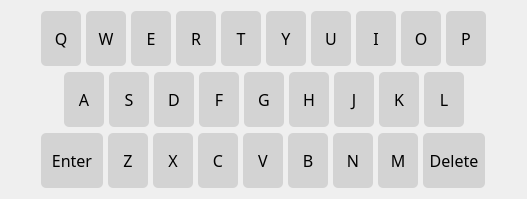
         <widget class="QWidget" name="KeyboardWidget" native="true">
          <property name="styleSheet">
           <string notr="true">QPushButton {
	font-size: 16px;
	font-family: Yu Ghotic UI Semibold;
	background-color: lightgray;
	border-radius: 5px;
}</string>
          </property>
          <layout class="QVBoxLayout" name="verticalLayout_2">
           <property name="leftMargin">
            <number>1</number>
           </property>
           <property name="rightMargin">
            <number>1</number>
           </property>
           <item>
            <layout class="QHBoxLayout" name="KeyGroupLayout1">
             <property name="spacing">
              <number>5</number>
             </property>
             <property name="leftMargin">
              <number>0</number>
             </property>
             <property name="rightMargin">
              <number>0</number>
             </property>
             <item>
              <spacer name="horizontalSpacer_5">
               <property name="orientation">
                <enum>Qt::Horizontal</enum>
               </property>
               <property name="sizeHint" stdset="0">
                <size>
                 <width>40</width>
                 <height>20</height>
                </size>
               </property>
              </spacer>
             </item>
             <item>
              <widget class="QPushButton" name="QKey">
               <property name="minimumSize">
                <size>
                 <width>40</width>
                 <height>55</height>
                </size>
               </property>
               <property name="maximumSize">
                <size>
                 <width>40</width>
                 <height>55</height>
                </size>
               </property>
               <property name="text">
                <string>Q</string>
               </property>
               <attribute name="buttonGroup">
                <string notr="true">Keyboard</string>
               </attribute>
              </widget>
             </item>
             <item>
              <widget class="QPushButton" name="WKey">
               <property name="minimumSize">
                <size>
                 <width>40</width>
                 <height>55</height>
                </size>
               </property>
               <property name="maximumSize">
                <size>
                 <width>40</width>
                 <height>55</height>
                </size>
               </property>
               <property name="text">
                <string>W</string>
               </property>
               <attribute name="buttonGroup">
                <string notr="true">Keyboard</string>
               </attribute>
              </widget>
             </item>
             <item>
              <widget class="QPushButton" name="EKey">
               <property name="minimumSize">
                <size>
                 <width>40</width>
                 <height>55</height>
                </size>
               </property>
               <property name="maximumSize">
                <size>
                 <width>40</width>
                 <height>55</height>
                </size>
               </property>
               <property name="text">
                <string>E</string>
               </property>
               <attribute name="buttonGroup">
                <string notr="true">Keyboard</string>
               </attribute>
              </widget>
             </item>
             <item>
              <widget class="QPushButton" name="RKey">
               <property name="minimumSize">
                <size>
                 <width>40</width>
                 <height>55</height>
                </size>
               </property>
               <property name="maximumSize">
                <size>
                 <width>40</width>
                 <height>55</height>
                </size>
               </property>
               <property name="text">
                <string>R</string>
               </property>
               <attribute name="buttonGroup">
                <string notr="true">Keyboard</string>
               </attribute>
              </widget>
             </item>
             <item>
              <widget class="QPushButton" name="TKey">
               <property name="minimumSize">
                <size>
                 <width>40</width>
                 <height>55</height>
                </size>
               </property>
               <property name="maximumSize">
                <size>
                 <width>40</width>
                 <height>55</height>
                </size>
               </property>
               <property name="text">
                <string>T</string>
               </property>
               <attribute name="buttonGroup">
                <string notr="true">Keyboard</string>
               </attribute>
              </widget>
             </item>
             <item>
              <widget class="QPushButton" name="YKey">
               <property name="minimumSize">
                <size>
                 <width>40</width>
                 <height>55</height>
                </size>
               </property>
               <property name="maximumSize">
                <size>
                 <width>40</width>
                 <height>55</height>
                </size>
               </property>
               <property name="text">
                <string>Y</string>
               </property>
               <attribute name="buttonGroup">
                <string notr="true">Keyboard</string>
               </attribute>
              </widget>
             </item>
             <item>
              <widget class="QPushButton" name="UKey">
               <property name="minimumSize">
                <size>
                 <width>40</width>
                 <height>55</height>
                </size>
               </property>
               <property name="maximumSize">
                <size>
                 <width>40</width>
                 <height>55</height>
                </size>
               </property>
               <property name="text">
                <string>U</string>
               </property>
               <attribute name="buttonGroup">
                <string notr="true">Keyboard</string>
               </attribute>
              </widget>
             </item>
             <item>
              <widget class="QPushButton" name="IKey">
               <property name="minimumSize">
                <size>
                 <width>40</width>
                 <height>55</height>
                </size>
               </property>
               <property name="maximumSize">
                <size>
                 <width>40</width>
                 <height>55</height>
                </size>
               </property>
               <property name="text">
                <string>I</string>
               </property>
               <attribute name="buttonGroup">
                <string notr="true">Keyboard</string>
               </attribute>
              </widget>
             </item>
             <item>
              <widget class="QPushButton" name="OKey">
               <property name="minimumSize">
                <size>
                 <width>40</width>
                 <height>55</height>
                </size>
               </property>
               <property name="maximumSize">
                <size>
                 <width>40</width>
                 <height>55</height>
                </size>
               </property>
               <property name="text">
                <string>O</string>
               </property>
               <attribute name="buttonGroup">
                <string notr="true">Keyboard</string>
               </attribute>
              </widget>
             </item>
             <item>
              <widget class="QPushButton" name="PKey">
               <property name="sizePolicy">
                <sizepolicy hsizetype="Minimum" vsizetype="Fixed">
                 <horstretch>55</horstretch>
                 <verstretch>65</verstretch>
                </sizepolicy>
               </property>
               <property name="minimumSize">
                <size>
                 <width>40</width>
                 <height>55</height>
                </size>
               </property>
               <property name="maximumSize">
                <size>
                 <width>40</width>
                 <height>55</height>
                </size>
               </property>
               <property name="text">
                <string>P</string>
               </property>
               <attribute name="buttonGroup">
                <string notr="true">Keyboard</string>
               </attribute>
              </widget>
             </item>
             <item>
              <spacer name="horizontalSpacer_6">
               <property name="orientation">
                <enum>Qt::Horizontal</enum>
               </property>
               <property name="sizeHint" stdset="0">
                <size>
                 <width>40</width>
                 <height>20</height>
                </size>
               </property>
              </spacer>
             </item>
            </layout>
           </item>
           <item>
            <layout class="QHBoxLayout" name="KeyGroupLayout2">
             <property name="spacing">
              <number>5</number>
             </property>
             <property name="leftMargin">
              <number>0</number>
             </property>
             <property name="topMargin">
              <number>0</number>
             </property>
             <property name="rightMargin">
              <number>0</number>
             </property>
             <item>
              <spacer name="horizontalSpacer_3">
               <property name="orientation">
                <enum>Qt::Horizontal</enum>
               </property>
               <property name="sizeHint" stdset="0">
                <size>
                 <width>40</width>
                 <height>20</height>
                </size>
               </property>
              </spacer>
             </item>
             <item>
              <widget class="QPushButton" name="AKey">
               <property name="minimumSize">
                <size>
                 <width>40</width>
                 <height>55</height>
                </size>
               </property>
               <property name="maximumSize">
                <size>
                 <width>40</width>
                 <height>55</height>
                </size>
               </property>
               <property name="text">
                <string>A</string>
               </property>
               <attribute name="buttonGroup">
                <string notr="true">Keyboard</string>
               </attribute>
              </widget>
             </item>
             <item>
              <widget class="QPushButton" name="SKey">
               <property name="minimumSize">
                <size>
                 <width>40</width>
                 <height>55</height>
                </size>
               </property>
               <property name="maximumSize">
                <size>
                 <width>40</width>
                 <height>55</height>
                </size>
               </property>
               <property name="text">
                <string>S</string>
               </property>
               <attribute name="buttonGroup">
                <string notr="true">Keyboard</string>
               </attribute>
              </widget>
             </item>
             <item>
              <widget class="QPushButton" name="DKey">
               <property name="minimumSize">
                <size>
                 <width>40</width>
                 <height>55</height>
                </size>
               </property>
               <property name="maximumSize">
                <size>
                 <width>40</width>
                 <height>55</height>
                </size>
               </property>
               <property name="text">
                <string>D</string>
               </property>
               <attribute name="buttonGroup">
                <string notr="true">Keyboard</string>
               </attribute>
              </widget>
             </item>
             <item>
              <widget class="QPushButton" name="FKey">
               <property name="minimumSize">
                <size>
                 <width>40</width>
                 <height>55</height>
                </size>
               </property>
               <property name="maximumSize">
                <size>
                 <width>40</width>
                 <height>55</height>
                </size>
               </property>
               <property name="text">
                <string>F</string>
               </property>
               <attribute name="buttonGroup">
                <string notr="true">Keyboard</string>
               </attribute>
              </widget>
             </item>
             <item>
              <widget class="QPushButton" name="GKey">
               <property name="minimumSize">
                <size>
                 <width>40</width>
                 <height>55</height>
                </size>
               </property>
               <property name="maximumSize">
                <size>
                 <width>40</width>
                 <height>55</height>
                </size>
               </property>
               <property name="text">
                <string>G</string>
               </property>
               <attribute name="buttonGroup">
                <string notr="true">Keyboard</string>
               </attribute>
              </widget>
             </item>
             <item>
              <widget class="QPushButton" name="HKey">
               <property name="minimumSize">
                <size>
                 <width>40</width>
                 <height>55</height>
                </size>
               </property>
               <property name="maximumSize">
                <size>
                 <width>40</width>
                 <height>55</height>
                </size>
               </property>
               <property name="text">
                <string>H</string>
               </property>
               <attribute name="buttonGroup">
                <string notr="true">Keyboard</string>
               </attribute>
              </widget>
             </item>
             <item>
              <widget class="QPushButton" name="JKey">
               <property name="minimumSize">
                <size>
                 <width>40</width>
                 <height>55</height>
                </size>
               </property>
               <property name="maximumSize">
                <size>
                 <width>40</width>
                 <height>55</height>
                </size>
               </property>
               <property name="text">
                <string>J</string>
               </property>
               <attribute name="buttonGroup">
                <string notr="true">Keyboard</string>
               </attribute>
              </widget>
             </item>
             <item>
              <widget class="QPushButton" name="KKey">
               <property name="minimumSize">
                <size>
                 <width>40</width>
                 <height>55</height>
                </size>
               </property>
               <property name="maximumSize">
                <size>
                 <width>40</width>
                 <height>55</height>
                </size>
               </property>
               <property name="styleSheet">
                <string notr="true"/>
               </property>
               <property name="text">
                <string>K</string>
               </property>
               <attribute name="buttonGroup">
                <string notr="true">Keyboard</string>
               </attribute>
              </widget>
             </item>
             <item>
              <widget class="QPushButton" name="LKey">
               <property name="minimumSize">
                <size>
                 <width>40</width>
                 <height>55</height>
                </size>
               </property>
               <property name="maximumSize">
                <size>
                 <width>40</width>
                 <height>55</height>
                </size>
               </property>
               <property name="text">
                <string>L</string>
               </property>
               <attribute name="buttonGroup">
                <string notr="true">Keyboard</string>
               </attribute>
              </widget>
             </item>
             <item>
              <spacer name="horizontalSpacer_4">
               <property name="orientation">
                <enum>Qt::Horizontal</enum>
               </property>
               <property name="sizeHint" stdset="0">
                <size>
                 <width>40</width>
                 <height>20</height>
                </size>
               </property>
              </spacer>
             </item>
            </layout>
           </item>
           <item>
            <layout class="QHBoxLayout" name="KeyGroupLayout3">
             <property name="spacing">
              <number>5</number>
             </property>
             <property name="leftMargin">
              <number>0</number>
             </property>
             <property name="rightMargin">
              <number>0</number>
             </property>
             <item>
              <spacer name="horizontalSpacer">
               <property name="orientation">
                <enum>Qt::Horizontal</enum>
               </property>
               <property name="sizeType">
                <enum>QSizePolicy::Preferred</enum>
               </property>
               <property name="sizeHint" stdset="0">
                <size>
                 <width>40</width>
                 <height>20</height>
                </size>
               </property>
              </spacer>
             </item>
             <item>
              <widget class="QPushButton" name="EnterKey">
               <property name="minimumSize">
                <size>
                 <width>62</width>
                 <height>55</height>
                </size>
               </property>
               <property name="maximumSize">
                <size>
                 <width>62</width>
                 <height>55</height>
                </size>
               </property>
               <property name="palette">
                <palette>
                 <active>
                  <colorrole role="Button">
                   <brush brushstyle="SolidPattern">
                    <color alpha="255">
                     <red>211</red>
                     <green>211</green>
                     <blue>211</blue>
                    </color>
                   </brush>
                  </colorrole>
                  <colorrole role="Base">
                   <brush brushstyle="SolidPattern">
                    <color alpha="255">
                     <red>211</red>
                     <green>211</green>
                     <blue>211</blue>
                    </color>
                   </brush>
                  </colorrole>
                  <colorrole role="Window">
                   <brush brushstyle="SolidPattern">
                    <color alpha="255">
                     <red>211</red>
                     <green>211</green>
                     <blue>211</blue>
                    </color>
                   </brush>
                  </colorrole>
                 </active>
                 <inactive>
                  <colorrole role="Button">
                   <brush brushstyle="SolidPattern">
                    <color alpha="255">
                     <red>211</red>
                     <green>211</green>
                     <blue>211</blue>
                    </color>
                   </brush>
                  </colorrole>
                  <colorrole role="Base">
                   <brush brushstyle="SolidPattern">
                    <color alpha="255">
                     <red>211</red>
                     <green>211</green>
                     <blue>211</blue>
                    </color>
                   </brush>
                  </colorrole>
                  <colorrole role="Window">
                   <brush brushstyle="SolidPattern">
                    <color alpha="255">
                     <red>211</red>
                     <green>211</green>
                     <blue>211</blue>
                    </color>
                   </brush>
                  </colorrole>
                 </inactive>
                 <disabled>
                  <colorrole role="Button">
                   <brush brushstyle="SolidPattern">
                    <color alpha="255">
                     <red>211</red>
                     <green>211</green>
                     <blue>211</blue>
                    </color>
                   </brush>
                  </colorrole>
                  <colorrole role="Base">
                   <brush brushstyle="SolidPattern">
                    <color alpha="255">
                     <red>211</red>
                     <green>211</green>
                     <blue>211</blue>
                    </color>
                   </brush>
                  </colorrole>
                  <colorrole role="Window">
                   <brush brushstyle="SolidPattern">
                    <color alpha="255">
                     <red>211</red>
                     <green>211</green>
                     <blue>211</blue>
                    </color>
                   </brush>
                  </colorrole>
                 </disabled>
                </palette>
               </property>
               <property name="text">
                <string>Enter</string>
               </property>
               <property name="iconSize">
                <size>
                 <width>25</width>
                 <height>25</height>
                </size>
               </property>
              </widget>
             </item>
             <item>
              <widget class="QPushButton" name="ZKey">
               <property name="sizePolicy">
                <sizepolicy hsizetype="Minimum" vsizetype="Fixed">
                 <horstretch>45</horstretch>
                 <verstretch>55</verstretch>
                </sizepolicy>
               </property>
               <property name="minimumSize">
                <size>
                 <width>40</width>
                 <height>55</height>
                </size>
               </property>
               <property name="maximumSize">
                <size>
                 <width>40</width>
                 <height>55</height>
                </size>
               </property>
               <property name="text">
                <string>Z</string>
               </property>
               <attribute name="buttonGroup">
                <string notr="true">Keyboard</string>
               </attribute>
              </widget>
             </item>
             <item>
              <widget class="QPushButton" name="XKey">
               <property name="minimumSize">
                <size>
                 <width>40</width>
                 <height>55</height>
                </size>
               </property>
               <property name="maximumSize">
                <size>
                 <width>40</width>
                 <height>55</height>
                </size>
               </property>
               <property name="text">
                <string>X</string>
               </property>
               <attribute name="buttonGroup">
                <string notr="true">Keyboard</string>
               </attribute>
              </widget>
             </item>
             <item>
              <widget class="QPushButton" name="CKey">
               <property name="minimumSize">
                <size>
                 <width>40</width>
                 <height>55</height>
                </size>
               </property>
               <property name="maximumSize">
                <size>
                 <width>40</width>
                 <height>55</height>
                </size>
               </property>
               <property name="text">
                <string>C</string>
               </property>
               <attribute name="buttonGroup">
                <string notr="true">Keyboard</string>
               </attribute>
              </widget>
             </item>
             <item>
              <widget class="QPushButton" name="VKey">
               <property name="minimumSize">
                <size>
                 <width>40</width>
                 <height>55</height>
                </size>
               </property>
               <property name="maximumSize">
                <size>
                 <width>40</width>
                 <height>55</height>
                </size>
               </property>
               <property name="text">
                <string>V</string>
               </property>
               <attribute name="buttonGroup">
                <string notr="true">Keyboard</string>
               </attribute>
              </widget>
             </item>
             <item>
              <widget class="QPushButton" name="BKey">
               <property name="minimumSize">
                <size>
                 <width>40</width>
                 <height>55</height>
                </size>
               </property>
               <property name="maximumSize">
                <size>
                 <width>40</width>
                 <height>55</height>
                </size>
               </property>
               <property name="text">
                <string>B</string>
               </property>
               <attribute name="buttonGroup">
                <string notr="true">Keyboard</string>
               </attribute>
              </widget>
             </item>
             <item>
              <widget class="QPushButton" name="NKey">
               <property name="minimumSize">
                <size>
                 <width>40</width>
                 <height>55</height>
                </size>
               </property>
               <property name="maximumSize">
                <size>
                 <width>40</width>
                 <height>55</height>
                </size>
               </property>
               <property name="text">
                <string>N</string>
               </property>
               <attribute name="buttonGroup">
                <string notr="true">Keyboard</string>
               </attribute>
              </widget>
             </item>
             <item>
              <widget class="QPushButton" name="MKey">
               <property name="minimumSize">
                <size>
                 <width>40</width>
                 <height>55</height>
                </size>
               </property>
               <property name="maximumSize">
                <size>
                 <width>40</width>
                 <height>55</height>
                </size>
               </property>
               <property name="text">
                <string>M</string>
               </property>
               <attribute name="buttonGroup">
                <string notr="true">Keyboard</string>
               </attribute>
              </widget>
             </item>
             <item>
              <widget class="QPushButton" name="BackespaceKey">
               <property name="minimumSize">
                <size>
                 <width>62</width>
                 <height>55</height>
                </size>
               </property>
               <property name="maximumSize">
                <size>
                 <width>62</width>
                 <height>55</height>
                </size>
               </property>
               <property name="palette">
                <palette>
                 <active>
                  <colorrole role="Button">
                   <brush brushstyle="SolidPattern">
                    <color alpha="255">
                     <red>211</red>
                     <green>211</green>
                     <blue>211</blue>
                    </color>
                   </brush>
                  </colorrole>
                  <colorrole role="Base">
                   <brush brushstyle="SolidPattern">
                    <color alpha="255">
                     <red>211</red>
                     <green>211</green>
                     <blue>211</blue>
                    </color>
                   </brush>
                  </colorrole>
                  <colorrole role="Window">
                   <brush brushstyle="SolidPattern">
                    <color alpha="255">
                     <red>211</red>
                     <green>211</green>
                     <blue>211</blue>
                    </color>
                   </brush>
                  </colorrole>
                 </active>
                 <inactive>
                  <colorrole role="Button">
                   <brush brushstyle="SolidPattern">
                    <color alpha="255">
                     <red>211</red>
                     <green>211</green>
                     <blue>211</blue>
                    </color>
                   </brush>
                  </colorrole>
                  <colorrole role="Base">
                   <brush brushstyle="SolidPattern">
                    <color alpha="255">
                     <red>211</red>
                     <green>211</green>
                     <blue>211</blue>
                    </color>
                   </brush>
                  </colorrole>
                  <colorrole role="Window">
                   <brush brushstyle="SolidPattern">
                    <color alpha="255">
                     <red>211</red>
                     <green>211</green>
                     <blue>211</blue>
                    </color>
                   </brush>
                  </colorrole>
                 </inactive>
                 <disabled>
                  <colorrole role="Button">
                   <brush brushstyle="SolidPattern">
                    <color alpha="255">
                     <red>211</red>
                     <green>211</green>
                     <blue>211</blue>
                    </color>
                   </brush>
                  </colorrole>
                  <colorrole role="Base">
                   <brush brushstyle="SolidPattern">
                    <color alpha="255">
                     <red>211</red>
                     <green>211</green>
                     <blue>211</blue>
                    </color>
                   </brush>
                  </colorrole>
                  <colorrole role="Window">
                   <brush brushstyle="SolidPattern">
                    <color alpha="255">
                     <red>211</red>
                     <green>211</green>
                     <blue>211</blue>
                    </color>
                   </brush>
                  </colorrole>
                 </disabled>
                </palette>
               </property>
               <property name="text">
                <string>Delete</string>
               </property>
               <property name="iconSize">
                <size>
                 <width>25</width>
                 <height>25</height>
                </size>
               </property>
              </widget>
             </item>
             <item>
              <spacer name="horizontalSpacer_2">
               <property name="orientation">
                <enum>Qt::Horizontal</enum>
               </property>
               <property name="sizeType">
                <enum>QSizePolicy::Preferred</enum>
               </property>
               <property name="sizeHint" stdset="0">
                <size>
                 <width>40</width>
                 <height>20</height>
                </size>
               </property>
              </spacer>
             </item>
            </layout>
           </item>
          </layout>
         </widget>
